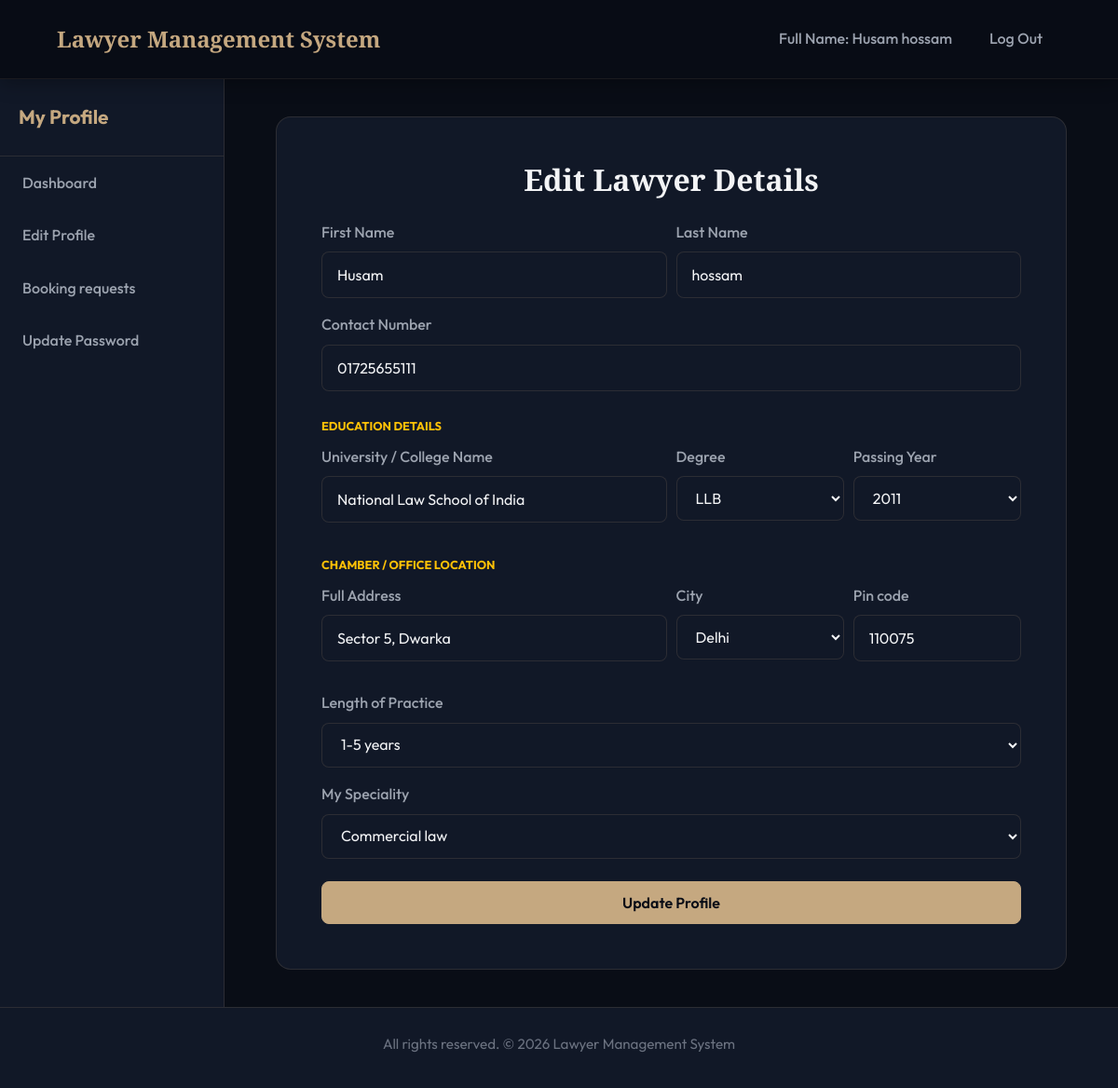
Page /lawyer_edit_profile.php (signed in) on the committed database.
### tables this page shows
CREATE TABLE `user` (
  `u_id` varchar(20) NOT NULL,
  `first_Name` varchar(100) NOT NULL,
  `last_Name` varchar(100) NOT NULL,
  `email` varchar(100) NOT NULL,
  `password` varchar(100) NOT NULL,
  `status` varchar(100) NOT NULL,
  `role` varchar(100) NOT NULL
);

CREATE TABLE `lawyer` (
  `lawyer_id` varchar(20) NOT NULL,
  `contact_Number` varchar(15) NOT NULL,
  `university_College` varchar(100) NOT NULL,
  `degree` varchar(100) NOT NULL,
  `passing_year` varchar(100) NOT NULL,
  `full_address` varchar(200) NOT NULL,
  `city` varchar(50) NOT NULL,
  `zip_code` varchar(50) NOT NULL,
  `practise_Length` varchar(100) NOT NULL,
  `case_handle` varchar(500) NOT NULL,
  `speciality` varchar(100) NOT NULL,
  `image` varchar(150) NOT NULL
);

### lawyer_edit_profile.php (the view, shortened to what this page needs)
<?php
	if($_SESSION['login']==TRUE AND $_SESSION['status']=='Active'){
		include_once("db_con/cities.php");
	?>
	<!doctype html>
	<html lang="en">
		<head>
			<link rel="stylesheet" href="https://use.fontawesome.com/releases/v5.8.1/css/all.css">
			<link rel="stylesheet" href="css/all.css">
			<link rel="stylesheet" href="css/simple-sidebar.css">
			<link rel="stylesheet" href="css/bootstrap.css">
			<link rel="stylesheet" href="css/style.css">
			<link rel="stylesheet" href="css/media.css">
		</head>
		<body>
			<header class="customnav bg-success">
				<div class="container">
					<div class="row">
						<div class="col-md-12">
							<nav class="navbar navbar-expand-lg ">
								<a class="navbar-brand cus-a" href="index.php">Lawyer Management System</a>
								<div class="collapse navbar-collapse" id="navbarSupportedContent">
									<ul class="navbar-nav ml-auto ">
										<li class="">
											<a class="nav-link cus-a" href="#">Full Name: <?php echo $_SESSION['first_Name'];?> <?php echo $_SESSION['last_Name'];?></a>
										</li>
										<li class="">
											<a class="nav-link cus-a" href="logout.php">Log Out</a>
										</li>
									</ul>
								</div>
							</nav>
						</div>
					</div>
				</div>
			</header>
			<div class="d-flex" id="wrapper">
				<div class="bg-light border-right" id="sidebar-wrapper">
					<div class="sidebar-heading">My Profile</div>
					<div class="list-group list-group-flush">
						<a href="lawyer_dashboard.php" class="list-group-item list-group-item-action bg-light">Dashboard</a>
						<a href="lawyer_edit_profile.php" class="list-group-item list-group-item-action bg-light active">Edit Profile</a>
						<a href="lawyer_booking.php" class="list-group-item list-group-item-action bg-light">Booking requests</a>
						<a href="update_password_admin.php" class="list-group-item list-group-item-action bg-light">Update Password</a>
					</div>
				</div>
				<section class="bookingrqst">
					<div class="container">
						<div class="span7">
							<div class="card p-5" style="background-color: var(--bg-secondary); border: 1px solid var(--border-color); border-radius: 16px;">
								<h2 class="mb-4 text-center">Edit Lawyer Details</h2>
								<div class="row">
									<div class="col-md-12">
										<?php
											$a=$_SESSION['lawyer_id'];
											$conn = connect();
											$result = mysqli_query($conn,"SELECT * FROM user,lawyer WHERE user.u_id=lawyer.lawyer_id AND user.status='Active' AND user.u_id='$a'");
											while($row = mysqli_fetch_array($result)) {
											?>
											<form action="save_lawyer_edit_Profile.php" method="post" enctype="multipart/form-data" id="validateForm">
												<div class="form-row">
													<div class="form-group col-md-6">
														<label for="first_Name">First Name</label>
														<input type="text" class="form-control" id="first_Name" name="first_Name" value="<?php echo htmlspecialchars($row["first_Name"]); ?>">
													</div>
													<div class="form-group col-md-6">
														<label for="last_Name">Last Name</label>
														<input type="text" class="form-control" id="last_Name" name="last_Name" value="<?php echo htmlspecialchars($row["last_Name"]); ?>">
													</div>
												</div>
												<div class="form-group">
													<label for="contact_number">Contact Number</label>
													<input type="text" class="form-control" name="contact_number" id="contact_number" value="<?php echo htmlspecialchars($row["contact_Number"]); ?>">
												</div>
												<div class="form-row mt-4">
													<div class="col-md-12">
														<label><small class="text-uppercase text-warning font-weight-bold">Education Details</small></label>
													</div>
												</div>
												<div class="form-row">
													<div class="form-group col-md-6">
														<label for="university_College">University / College Name</label>
														<input type="text" class="form-control" id="university_College" name="university_College" value="<?php echo htmlspecialchars($row["university_College"]); ?>">
													</div>
													<div class="form-group col-md-3">
														<label for="degree">Degree</label>
														<select id="degree" name="degree" class="form-control">
															<option value="LLB" <?php if ($row['degree']=='LLB'){echo "selected";}?>>LLB</option>
														</select>
													</div>
													<div class="form-group col-md-3">
														<label for="passing_year">Passing Year</label>
														<select id="passing_year" name="passing_year" class="form-control">
															<?php
																for ($yr = 2000; $yr <= 2026; $yr++) {
																	$selected = ($row['passing_year'] == $yr) ? 'selected' : '';
																	echo "<option value='$yr' $selected>$yr</option>";
																}
															?>
														</select>
													</div>
												</div>
												<div class="form-row mt-3">
													<div class="col-md-12">
														<label><small class="text-uppercase text-warning font-weight-bold">Chamber / Office Location</small></label>
													</div>
												</div>
												<div class="form-row">
													<div class="form-group col-md-6">
														<label for="full_address">Full Address</label>
														<input type="text" class="form-control" id="full_address" name="full_address" value="<?php echo htmlspecialchars($row["full_address"]); ?>">
													</div>
													<div class="form-group col-md-3">
														<label for="city">City</label>
														<select id="city" name="city" class="form-control">
															<?php echo render_city_options($row['city']); ?>
														</select>
													</div>
													<div class="form-group col-md-3">
														<label for="zip_code">Pin code</label>
														<input type="text" class="form-control" id="zip_code" name="zip_code" value="<?php echo htmlspecialchars($row["zip_code"]); ?>">
													</div>
												</div>
												<div class="form-group mt-3">
													<label for="practise_Length">Length of Practice</label>
													<select id="practise_Length" name="practise_Length" class="form-control">
														<option value="1-5 years" <?php if ($row['practise_Length']=='1-5 years'){echo "selected";}?>>1-5 years</option>
													</select>
												</div>
												<div class="form-group">
													<label for="speciality">My Speciality</label>
													<select id="speciality" name="speciality" class="form-control">
														<option value="Commercial Law" <?php if ($row['speciality']=='Commercial Law' || $row['speciality']=='Commercial law'){echo "selected";}?>>Commercial law</option>
													</select>
												</div>
												<input name="update" type="submit" class="btn btn-block btn-primary mt-4" value="Update Profile" />
											</form>
											<?php
											}
										?>
									</div>
								</div>
							</div>
						</div>
					</div>
				</section>
			</div>
			<footer>
				<div class="container">
					<div class="row">
						<div class="col">
							<h5>All rights reserved. &copy; <script>document.write(new Date().getFullYear());</script> Lawyer Management System</h5>
						</div>
					</div>
				</div>
			</footer>
		</body>
	</html>
	<?php
	}else
	header('location:login.php?deactivate');
?>

### css/simple-sidebar.css (style rules this page uses)
body { overflow-x: hidden; }
#sidebar-wrapper { min-height: 100vh; margin-left: -15rem; -webkit-transition: margin .25s ease-out; -moz-transition: margin .25s ease-out; -o-transition: margin .25s ease-out; transition: margin .25s ease-out; }
#sidebar-wrapper .sidebar-heading { padding: 0.875rem 1.25rem; font-size: 1.2rem; }
#sidebar-wrapper .list-group { width: 15rem; }
@media (min-width: 768px) { #sidebar-wrapper { margin-left: 0; } }

### rows in the picture
user: first_Name "Husam", last_Name "hossam", contact_number "01725655111", university_College "National Law School of India", full_address "Sector 5, Dwarka", city "Delhi", zip_code "110075"

### other values in the picture
$_SESSION['first_Name'] "Husam"
$_SESSION['last_Name'] "hossam"
form field passing_year "2011"
